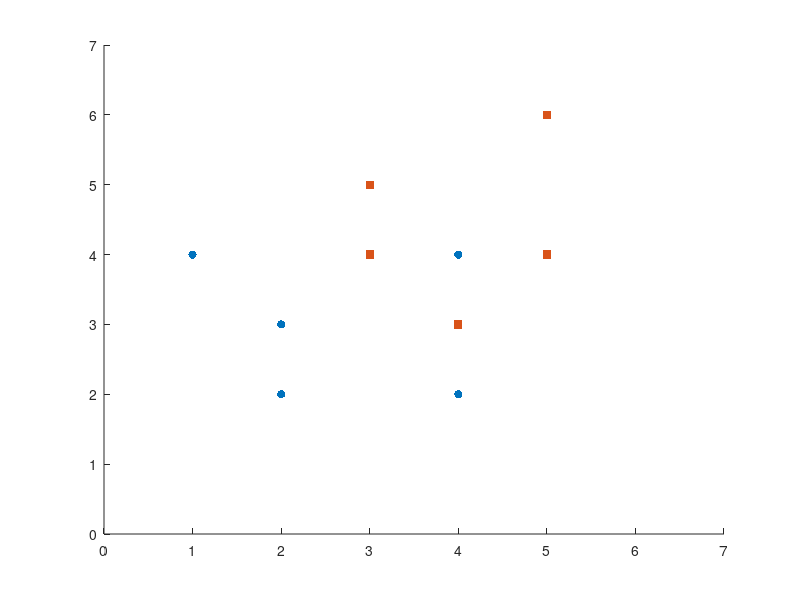

The MATLAB script that drew this image: (Note: this script raises an error after producing the figure.)
importdata("./data/mini/tr.dat",' ',4);
tr = ans.data;
importdata("./data/mini/trlabels.dat",' ',4);
trlabels = ans.data;
C = 1000;
axis([0 7 0 7]);

hold on
scatter(tr(trlabels==1,1),tr(trlabels==1,2),'ob','filled');
scatter(tr(trlabels==2,1),tr(trlabels==2,2),'sg','filled');

input = sprintf('-t 0 -c %d',C);
res=svmtrain(trlabels,tr,input);

fprintf("Multiplicadores de Lagrange: \n");
disp(res.sv_coef);
fprintf("Vectores soporte: \n");
disp(full(res.SVs));

alfa = res.sv_coef;
%clase = trlabels(res.sv_indices,1);
equis = tr(res.sv_indices,:);
mult = alfa.*equis;
sigma = sum(mult);
sigma0  = clase(1)-sigma*equis(1,:)';

fprintf("Vector de pesos: ");
disp(sigma);
fprintf(" y umbral: ");
disp(sigma0);
fprintf("Margen: \n");
disp(1/norm(sigma));

m = -1*sigma(1)/sigma(2);
b = -1*sigma0/sigma(2);
fprintf("Valores de la funcion lineal: \n\tm = %f\tb = %f\n",m,b);
%Recta central
svFun = @(x) (m*x + b);
fplot(svFun);

%Recta inferior
b = -1*(sigma0-1)/sigma(2);
svFun = @(x) (m*x + b);
fplot(svFun);

%Recta superior
b = -1*(sigma0+1)/sigma(2);
svFun = @(x) (m*x + b);
fplot(svFun);
%hold off

alfaPrima = C - alfa;

equis2 = equis(alfaPrima>0,:);
alfa2 = alfa(alfaPrima>0,:);
val2 = (sigma*equis2'+sigma0);
val3 = abs(round(val2,2));
equisErr = equis2(val3~=1,:);
scatter(equisErr(:,1),equisErr(:,2),200,'xr');

nAlfa = abs(alfa);
equis3 = equis(alfaPrima<=0,:);
alfa3 = alfa(alfaPrima<=0,:);
val0 = (sigma*equis3'+sigma0)-1;
val1 = ((-1*val0).*abs(alfa3'))./abs(alfa3)';
val2 = abs(round(val1,2));
equisErr = equis3(val2>1,:);
scatter(equisErr(:,1),equisErr(:,2),200,'xr');
hold off

%val2 = (sigma*equis2'+sigma0);
%val1 = val0-1;
%cedillas = ((-1*val1).*nAlfa')./nAlfa';